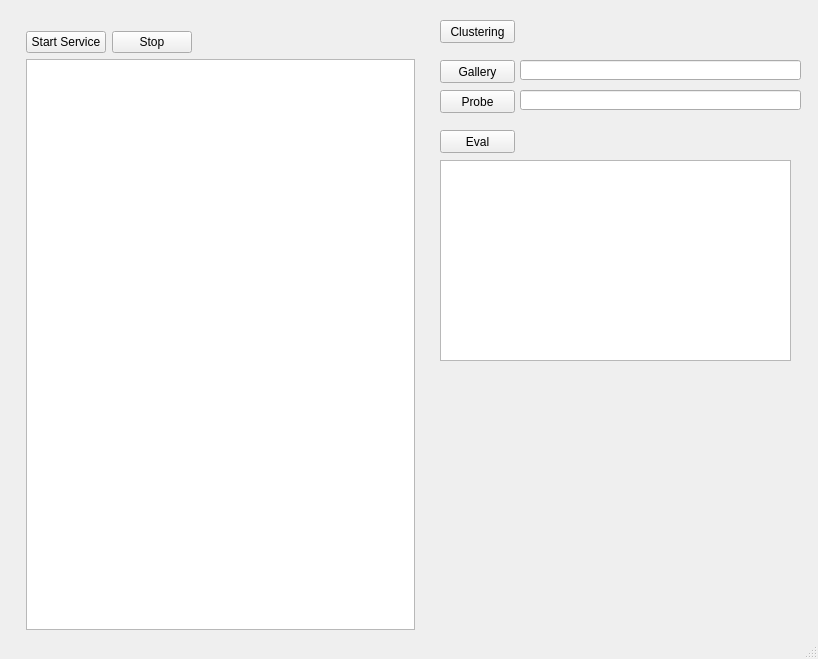
<?xml version="1.0" encoding="UTF-8"?>
<ui version="4.0">
 <class>MainWindow</class>
 <widget class="QMainWindow" name="MainWindow">
  <property name="geometry">
   <rect>
    <x>0</x>
    <y>0</y>
    <width>818</width>
    <height>659</height>
   </rect>
  </property>
  <property name="windowTitle">
   <string>FaceDetectionService_video</string>
  </property>
  <widget class="QWidget" name="centralWidget">
   <widget class="QPushButton" name="btnClustering">
    <property name="geometry">
     <rect>
      <x>440</x>
      <y>20</y>
      <width>75</width>
      <height>23</height>
     </rect>
    </property>
    <property name="text">
     <string>Clustering</string>
    </property>
   </widget>
   <widget class="QPushButton" name="btnGallery">
    <property name="geometry">
     <rect>
      <x>440</x>
      <y>60</y>
      <width>75</width>
      <height>23</height>
     </rect>
    </property>
    <property name="text">
     <string>Gallery</string>
    </property>
   </widget>
   <widget class="QPushButton" name="btnProbe">
    <property name="geometry">
     <rect>
      <x>440</x>
      <y>90</y>
      <width>75</width>
      <height>23</height>
     </rect>
    </property>
    <property name="text">
     <string>Probe</string>
    </property>
   </widget>
   <widget class="QLineEdit" name="editGallery">
    <property name="geometry">
     <rect>
      <x>520</x>
      <y>60</y>
      <width>281</width>
      <height>20</height>
     </rect>
    </property>
   </widget>
   <widget class="QLineEdit" name="editProbe">
    <property name="geometry">
     <rect>
      <x>520</x>
      <y>90</y>
      <width>281</width>
      <height>20</height>
     </rect>
    </property>
   </widget>
   <widget class="QPushButton" name="btnEval">
    <property name="geometry">
     <rect>
      <x>440</x>
      <y>130</y>
      <width>75</width>
      <height>23</height>
     </rect>
    </property>
    <property name="text">
     <string>Eval</string>
    </property>
   </widget>
   <widget class="QTextEdit" name="editEval">
    <property name="geometry">
     <rect>
      <x>440</x>
      <y>160</y>
      <width>351</width>
      <height>201</height>
     </rect>
    </property>
   </widget>
   <widget class="QWidget" name="layoutWidget">
    <property name="geometry">
     <rect>
      <x>15</x>
      <y>20</y>
      <width>411</width>
      <height>621</height>
     </rect>
    </property>
    <layout class="QVBoxLayout" name="verticalLayout">
     <item>
      <layout class="QHBoxLayout" name="horizontalLayout">
       <item>
        <widget class="QPushButton" name="btnStartService">
         <property name="text">
          <string>Start Service</string>
         </property>
        </widget>
       </item>
       <item>
        <widget class="QPushButton" name="btnStop">
         <property name="text">
          <string>Stop</string>
         </property>
        </widget>
       </item>
       <item>
        <spacer name="horizontalSpacer">
         <property name="orientation">
          <enum>Qt::Horizontal</enum>
         </property>
         <property name="sizeHint" stdset="0">
          <size>
           <width>405</width>
           <height>20</height>
          </size>
         </property>
        </spacer>
       </item>
      </layout>
     </item>
     <item>
      <widget class="QTextEdit" name="textEdit"/>
     </item>
    </layout>
   </widget>
  </widget>
  <widget class="QStatusBar" name="statusBar"/>
  <action name="actionChangeDBPath">
   <property name="text">
    <string>Change DB Path</string>
   </property>
  </action>
  <action name="actionExit">
   <property name="text">
    <string>Exit</string>
   </property>
  </action>
 </widget>
 <layoutdefault spacing="6" margin="11"/>
 <resources/>
 <connections/>
</ui>
